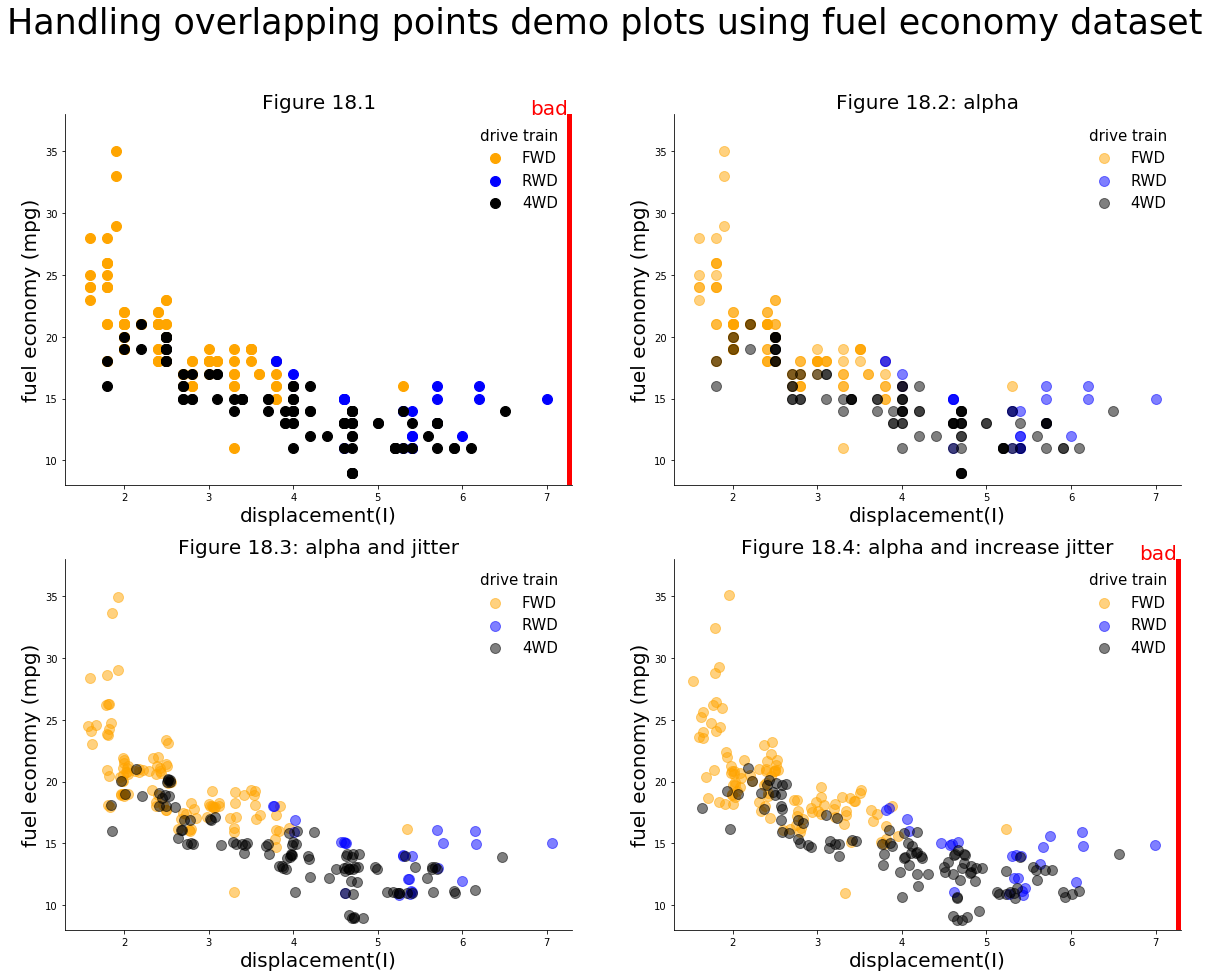

Write the Python code that produced this figure.
"""
Reproduce the graphs on overlapping data from “Fundamentals of Data 
Visualization” https://serialmentor.com/dataviz/overlapping-points.html that 
is figures 18.1 to 18.4, using matplotlib as subplots in a single figure. You 
can find the dataset on the UCI repository here: 
    http://archive.ics.uci.edu/ml/datasets/Auto+MPG 
The code should include reading the data from the web if possible, otherwise 
from a text file for csv file (to be included in the repository).

jitter reference
https://stackoverflow.com/questions/8671808/matplotlib-avoiding-overlapping-datapoints-in-a-scatter-dot-beeswarm-plot
legend
https://jakevdp.github.io/PythonDataScienceHandbook/04.06-customizing-legends.html
"""
import numpy as np
import pandas as pd
import matplotlib.pyplot as plt

# jitter function
def rand_jitter(arr, weight=0.01):
    stdev = weight*(max(arr)-min(arr))
    return arr + np.random.randn(len(arr)) * stdev

# read file
df = pd.read_csv('mpg.csv', 
                 sep=',', 
                 header=0, 
                 index_col = 0)

# frame
fig, ax = plt.subplots(2, 2, figsize=(20, 15))

# look up table
drv_map = ['f', 'r', '4']
drv_name = ['FWD', 'RWD', '4WD']
color_map = ['orange', 'b', 'k']

# vertical line
ax[0][0].axvline(x=7.3, color = 'r', linewidth = 10)
ax[1][1].axvline(x=7.3, color = 'r', linewidth = 10)

# text string
textstr = 'bad'
ax[0][0].text(6.8,38,textstr,color = 'r', fontsize = 20)
ax[1][1].text(6.8,38,textstr,color = 'r', fontsize = 20)
# plot
for idx in range(3):
    partial_df = df[ df['drv']==drv_map[idx] ]
    x = partial_df['displ']
    y = partial_df['cty']
    
    for i in range(2):
        for j in range(2):
            # top left 18.1
            if i == j == 0:
                ax[i][j].scatter(x, y, 
                                 color = color_map[idx], 
                                 s = 100, 
                                 label = drv_name[idx])
                ax[i][j].set_title('Figure 18.1', fontsize = 20)
            # top right 18.2
            elif i == 0 and j == 1:
                ax[i][j].scatter(x, y, 
                                 color = color_map[idx], 
                                 s = 100, 
                                 label = drv_name[idx],
                                 alpha = 0.5,
                                 edgecolor = color_map[idx])
                ax[i][j].set_title('Figure 18.2: alpha', fontsize = 20)
            # bottom left 18.3
            elif i == 1 and j == 0:
                jitter_x = rand_jitter(x)
                jitter_y = rand_jitter(y)
                ax[i][j].scatter(jitter_x, jitter_y, 
                                 color = color_map[idx], 
                                 s = 100, 
                                 label = drv_name[idx],
                                 alpha = 0.5,
                                 edgecolor = color_map[idx])
                ax[i][j].set_title('Figure 18.3: alpha and jitter', 
                                   fontsize = 20)
            # bottom right 18.4
            else:
                jitter_x = rand_jitter(x,0.02)
                jitter_y = rand_jitter(y,0.02)
                ax[i][j].scatter(jitter_x, jitter_y, 
                                 color = color_map[idx], 
                                 s = 100, 
                                 label = drv_name[idx],
                                 alpha = 0.5,
                                 edgecolor = color_map[idx])
                ax[i][j].set_title('Figure 18.4: alpha and increase jitter', 
                                    fontsize = 20)
            
            # setup limit ticks labels legends
            ax[i][j].set_ylim(8, 38)
            ax[i][j].set_xlim(1.3, 7.3)
            ax[i][j].set_yticks([x for x in range(10,36,5)])
            ax[i][j].set_xlabel('displacement(I)', fontsize = 20)
            ax[i][j].set_ylabel('fuel economy (mpg)', fontsize = 20)
            ax[i][j].spines['right'].set_visible(False)
            ax[i][j].spines['top'].set_visible(False)
            leg = ax[i][j].legend(title = 'drive train',
                                  frameon=False, 
                                  fontsize =15,
                                  loc = 1)
            leg.get_title().set_fontsize(15)

# title
plt.suptitle('Handling overlapping points demo plots using fuel economy dataset', 
             fontsize= 35)
    
# save
plt.savefig('task23.png', format='PNG', bbox_inches =  'tight')